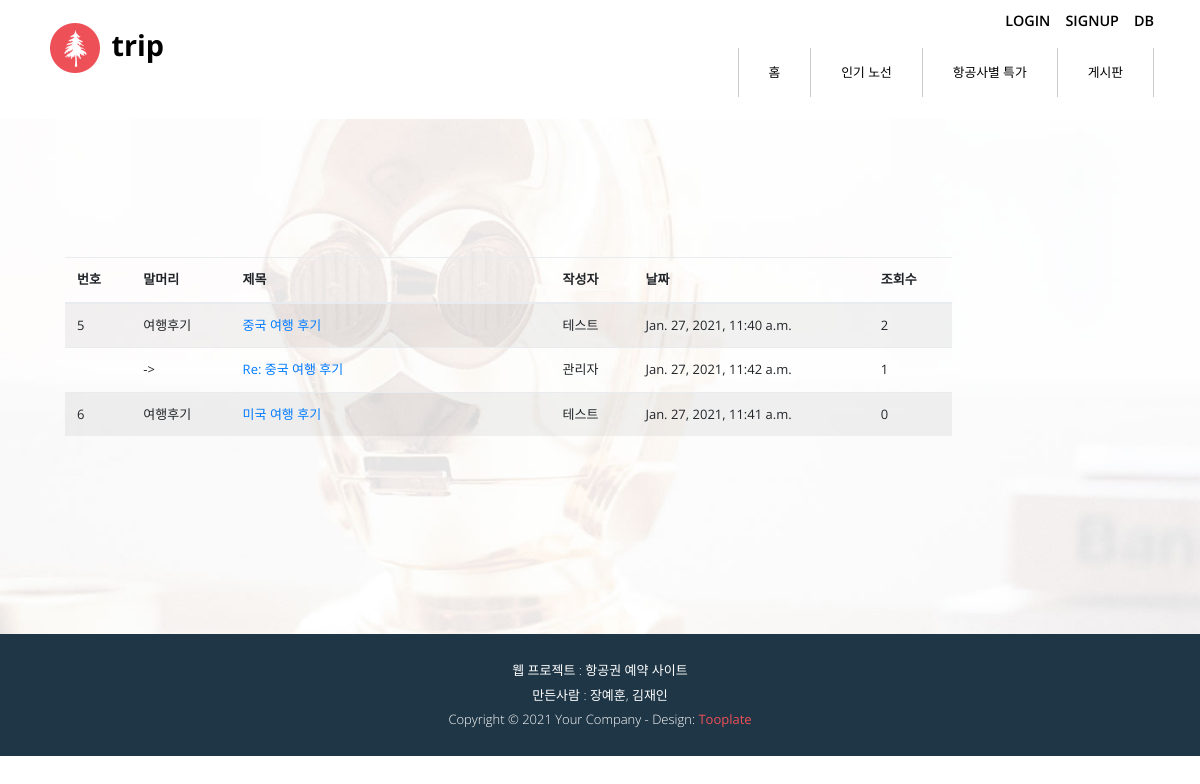
/board_app/board_list, run on the app's committed database.
### board_app/models.py (models this page shows)
class Board(models.Model):
    objects = models.Manager()
    board_name = models.CharField(max_length=30)
    title = models.CharField(max_length=30)
    board_writer = models.ForeignKey(User, on_delete=models.CASCADE, related_name="board_writer")
    read_count = models.IntegerField()
    write_date = models.DateTimeField()
    contents = models.TextField()
    group = models.IntegerField()
    depth = models.CharField(max_length=30)

### user_app/models.py (models this page shows)
class User(models.Model):
    objects = models.Manager()
    email = models.CharField(max_length=50)
    password = models.CharField(max_length=40)
    name_ko = models.CharField(max_length=20)
    name_eng = models.CharField(max_length=20)
    call = models.CharField(max_length=15)
    passport = models.CharField(max_length=20)
    country = models.CharField(max_length=30)
    birthday = models.IntegerField()
    sex = models.IntegerField()

### board_app/views.py (the view)
# urls.py: path('board_list', views.board_list, name='board_list'),
def board_list(request):
    content = BoardService().board_list(request)
    return render(request, 'board_list.html', content)

### board_app/services.py (called while the page is built)
    def board_list(self, request):
        board_list = Board.objects.all().order_by('group')
        content = {'board_list':board_list}
        return content

### board_app/templates/board_list.html (shortened to what this page needs)
{%extends "base.html"%}
{% load static %}
{% load humanize %}
{%block content%}
<div class="tm-section tm-section-pad tm-bg-img" id="tm-section-5">
    <div class="container ie-h-align-center-fix">
        <div class="row tm-flex-align-center">
            <div class="col-xs-12 col-md-12 col-lg-10 col-xl-10 mt-0 mt-sm-3">
                <form id="boardForm" name="boardForm" method="post">
                    <table class="table table-striped table-hover">
                        <thead>
                            <tr>
                                <th>번호</th>
                                <th>말머리</th>
                                <th width=320px>제목</th>
                                <th>작성자</th>
                                <th>날짜</th>
                                <th>조회수</th>
                            </tr>
                        </thead>
                        <tbody>
                            {% for board in board_list %}
                            <tr>
                                {% if board.depth == '0' %}
                                    <td>{{board.id}}</td>
                                    <td>{{board.board_name}}</td>
                                {% else %}
                                    <td></td>
                                    <td>-></td>
                                {% endif %}
                                <td><a href='javascript:formSubmit({{board.id}})'>{{board.title}}</a></td>
                                <td>{{board.board_writer.name_ko}}</td>
                                <td>{{board.write_date}}</td>
                                <td>{{board.read_count}}</td>
                            </tr>
                            {% endfor %}
                        </tbody>
                    </table>
                </form>
            </div>
        </div>
    </div>
</div>
{%endblock content%}

### static/css/tooplate-style.css (style rules this page uses)
body { font-family: 'Open Sans', Helvetica, Arial, sans-serif; font-size: 13px; font-weight: 400; overflow-x: hidden; }
a, button { transition: all 0.3s ease; }
.tm-flex-align-center { align-items: center; }
.tm-section-pad { padding: 30px 50px; }
.tm-section { min-height: 515px; }
.tm-section-pad { padding-top: 20px; padding-bottom: 80px; }
#tm-section-5 { background-image: url('../img/bg-img-2.jpg'); }
.tm-bg-img { background-position: center center; background-repeat: no-repeat; background-size: cover; display: -webkit-box; display: -webkit-flex; display: -ms-flexbox; display: flex; -webkit-box-align: center; -webkit-align-items: center; -ms-flex-align: center; align-items: center; -webkit-box-pack: center; -webkit-justify-content: center; -ms-flex-pack: center; justify-content: center }

### data on the page
Board: id "5", board_name "여행후기", title "중국 여행 후기", board_writer.name_ko "테스트", write_date "Jan. 27, 2021, 11:40 a.m.", read_count "2"
Board: depth "1" (drawn), title "Re: 중국 여행 후기", board_writer.name_ko "관리자", write_date "Jan. 27, 2021, 11:42 a.m.", read_count "1"
Board: id "6", board_name "여행후기", title "미국 여행 후기", board_writer.name_ko "테스트", write_date "Jan. 27, 2021, 11:41 a.m.", read_count "0"
